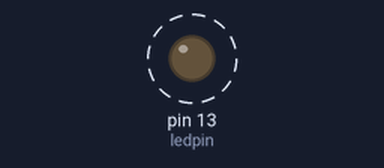
This sketch was run on a simulated Arduino Uno, built with avr-gcc and run on an emulated ATmega328P. Shown: output pins drawn as LEDs (lit = HIGH). Dashed ring = blinking.

Above: at 0.5 s.
Timing chart, 0 to 4.6 s (numbered marks = the images above):
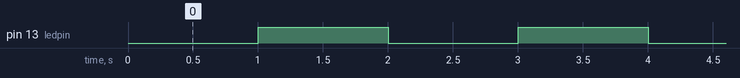

The sketch:

Blink-With-Delay.ino
```cpp
int ledpin = 13;                      //set pin no of ardinuo to which led is connected
void setup() {
  pinMode(ledpin, OUTPUT);            // initialize digital pin LED_BUILTIN as an output.


}

// the loop function runs over and over again forever
void loop() {
  digitalWrite(ledpin, LOW );    // turn the LED off by making the voltage LOW
  delay(1000);
  digitalWrite(ledpin, HIGH);    // turn the LED ON by making the voltage HIGH
  delay(1000);
  }
```

Measured:
- by itself, pin 13 (ledpin): alternates HIGH for 1.0 s and LOW for 1.0 s
